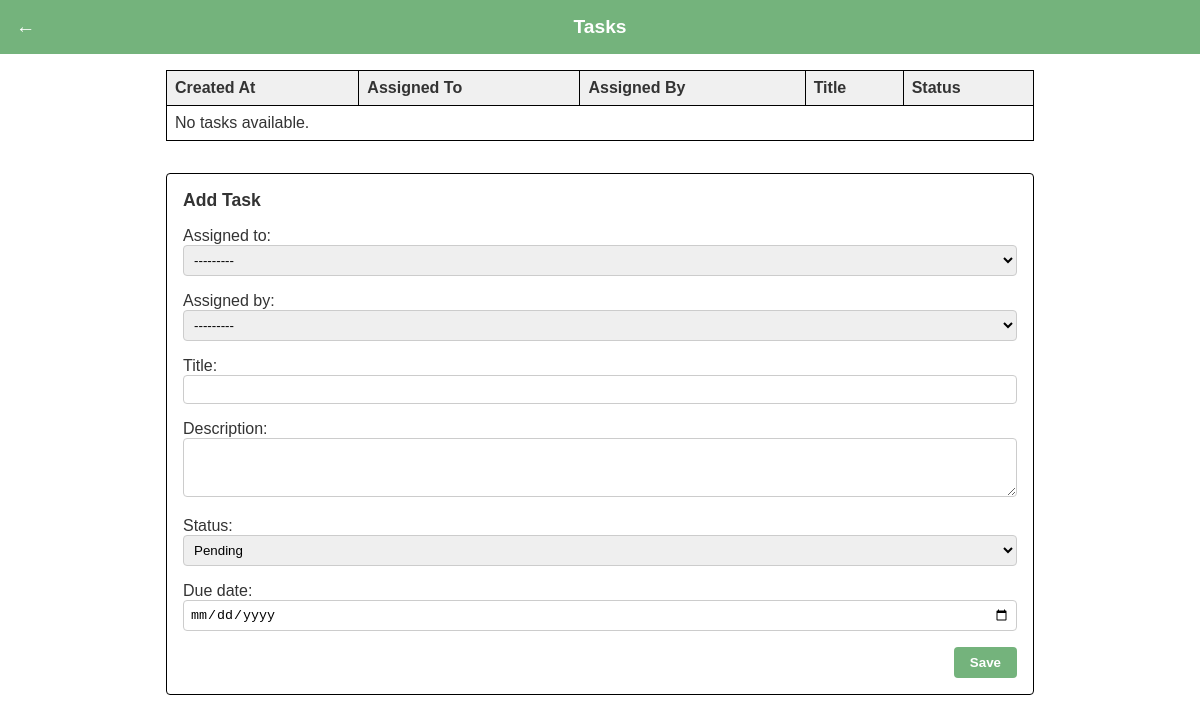
The page /task/ on the database as committed earlier.
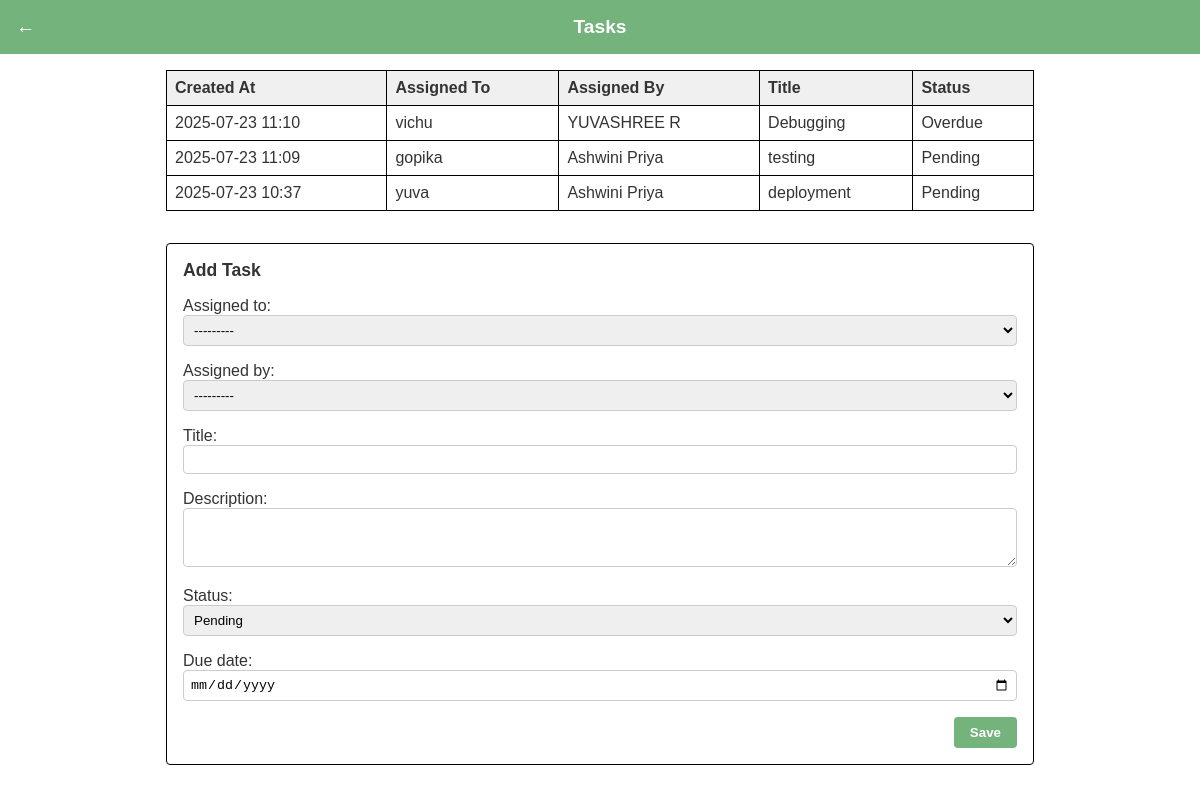
The same page on the database as committed later.
### user/models.py (models this page shows, shortened)
class Tasks(models.Model):
    assigned_to = models.ForeignKey(Users, on_delete=models.CASCADE, related_name='assigned_tasks')
    assigned_by = models.ForeignKey(Users, on_delete=models.SET_NULL, null=True, related_name='created_tasks')
    title = models.CharField(max_length=100)
    description = models.TextField()
    status = models.CharField(max_length=50)
    due_date = models.DateField()
    created_at = models.DateTimeField(auto_now_add=True)

class Users(models.Model):
    role = models.ForeignKey(Roles, on_delete=models.SET_NULL, null=True)
    full_name = models.CharField(max_length=100)
    email = models.EmailField(unique=True)
    phone = models.CharField(max_length=15)
    password = models.CharField(max_length=128)
    profile_picture = models.ImageField(upload_to='profiles/', blank=True, null=True)
    date_joined = models.DateField(auto_now_add=True)
    status = models.CharField(max_length=50)
    def __str__(self):
        return self.full_name

### user/views.py (the view)
# urls.py: path('task/', views.task_view, name='task'),
def task_view(request):
    if request.method == 'POST':
        form = TaskForm(request.POST)
        if form.is_valid():
            form.save()
            return redirect('task')  # Update this to your actual URL name
    else:
        form = TaskForm()
    tasks = Tasks.objects.all().order_by('-created_at')
    return render(request, 'task.html', {'form': form, 'tasks': tasks})

### user/forms.py (shortened to what this page needs)
class TaskForm(forms.ModelForm):
    class Meta:
        model = Tasks
        fields = ['assigned_to', 'assigned_by', 'title', 'description', 'status', 'due_date']
        widgets = {
            'assigned_to': forms.Select(attrs={'class': 'form-control'}),
            'assigned_by': forms.Select(attrs={'class': 'form-control'}),
            'title': forms.TextInput(attrs={'class': 'form-control'}),
            'description': forms.Textarea(attrs={'class': 'form-control', 'rows': 3}),
            'status': forms.Select(choices=[
                ('Pending', 'Pending'),
                ('Completed', 'Completed'),
                ('Overdue', 'Overdue'),
            ], attrs={'class': 'form-control'}),
            'due_date': forms.DateInput(attrs={'type': 'date', 'class': 'form-control'}),
        }

### user/context_processors.py (called while the page is built)
def notification_data(request):
    unread_notifications = Notifications.objects.filter(read_status=False).order_by('-created_at')[:5]
    unread_count = Notifications.objects.filter(read_status=False).count()
    return {
        'notifications': unread_notifications,
        'unread_count': unread_count,
    }

### user/templates/task.html (shortened to what this page needs)
{% load static %}
<!DOCTYPE html>
<html lang="en">
<head>
</head>
<body>
<header>
  <a href="{% url 'admin_dashboard' %}" class="back-btn">&#8592;</a>
  <h1>Tasks</h1>
</header>
<div class="container">
  <table>
    <thead>
      <tr>
        <th>Created At</th>
        <th>Assigned To</th>
        <th>Assigned By</th>
        <th>Title</th>
        <th>Status</th>
      </tr>
    </thead>
    <tbody>
      {% for task in tasks %}
      <tr>
        <td>{{ task.created_at|date:"Y-m-d H:i" }}</td>
        <td>{{ task.assigned_to.full_name }}</td>
        <td>{{ task.assigned_by.full_name }}</td>
        <td>{{ task.title }}</td>
        <td>{{ task.status }}</td>
      </tr>
      {% empty %}
      <tr>
        <td colspan="5">No tasks available.</td>
      </tr>
      {% endfor %}
    </tbody>
  </table>
  <div class="form-box">
    <h2>Add Task</h2>
    <form method="post">
      {{ form.as_p }}
      <div class="form-actions">
        <button class="save-btn" type="submit">Save</button>
      </div>
    </form>
  </div>
</div>
</body>
</html>

Rows that differ between the two databases and show on the page:
added Tasks: created_at "2025-07-23 11:10", assigned_to.full_name "vichu", assigned_by.full_name "YUVASHREE R", title "Debugging", status "Overdue"
added Tasks: created_at "2025-07-23 11:09", assigned_to.full_name "gopika", assigned_by.full_name "Ashwini Priya", title "testing", status "Pending"
added Tasks: created_at "2025-07-23 10:37", assigned_to.full_name "yuva", assigned_by.full_name "Ashwini Priya", title "deployment", status "Pending"
Other text that changed with them:
text no longer shown: "No tasks available."
